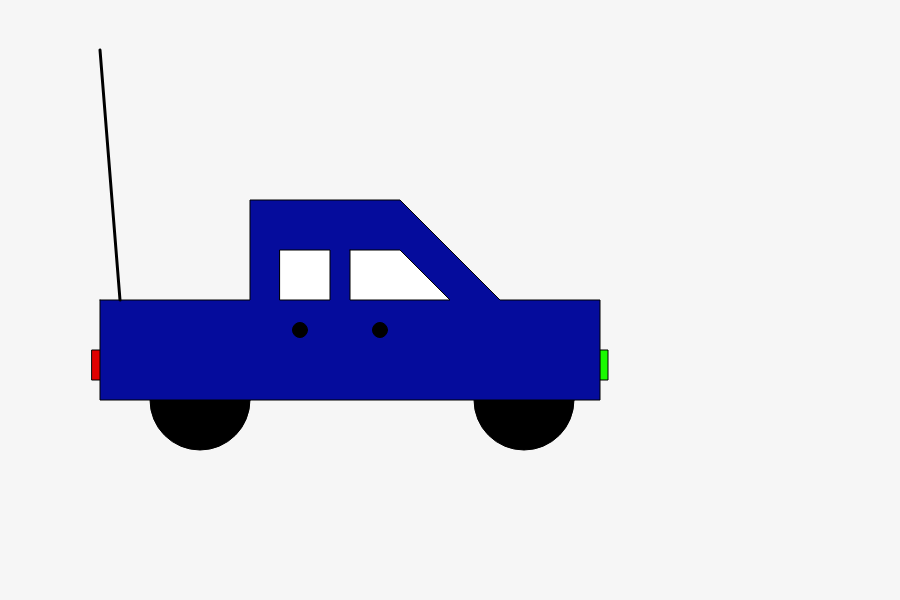
Frame 1 (no input)
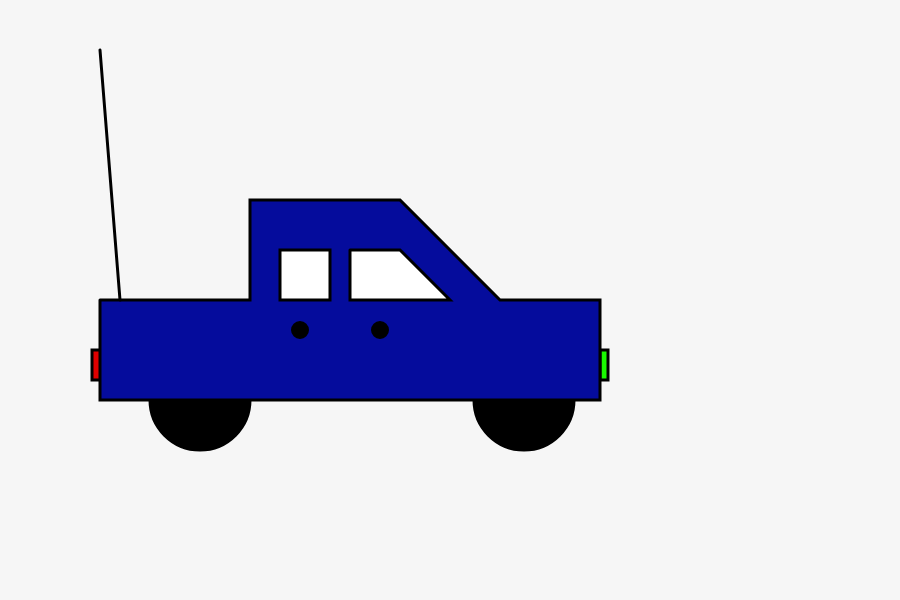
Frame 60 (no input)
Frame 120 (the mouse pressed at the canvas centre since frame 60): identical to frame 60, image omitted

The p5.js sketch that drew these frames (run headless with seeded random() and noise() and a simulated clock; from frame 60 on, the mouse is pressed at the canvas centre):

// p5.js sketch
// ── sketch.js
function setup() {
  createCanvas(900, 600);
}

function draw() {
  background(246);
  fill(225,0,0);
  
  //red light indicator
  rect(92, 350, 50, 30);
  fill(26,250,0);
  
  //green light indicator
  rect(600, 350, 8, 30);
  fill(0);
  
  //left tyre
  ellipse(200,400,100,100);
  
  //right tyre
  ellipse(524,400,100,100);
  fill('#050C9C');
 
  //Car Making Frame By Starting Here
  beginShape();
  vertex(100,300);
  vertex(250,300);
  vertex(250,200);
  vertex(400,200);
  vertex(500,300);
  vertex(600,300);
  vertex(600,400);
  vertex(100,400);
  vertex(100,300);
  endShape();
  fill(255);
  
  //no stroke remove the outline of the shape
  noStroke();
  
  //right side window from staring itself
  stroke(0);
  beginShape();
  vertex(350,250);
  vertex(400,250);
  vertex(450,300);
  vertex(350,300);
  vertex(350,250);
  endShape();
  stroke(0);
  rect(280,250,50,50);
  fill(0);
  
  //left door handle
  ellipse(300,330,15,15);
  
  //right door handle
  ellipse(380,330,15,15);
  fill(225,250,0);
  
  //stroke for line like automatic
  stroke(0);
  strokeWeight(3);
  //line(x1, y1, x2, y2)
  line(100, 50, 120, 300);
}
